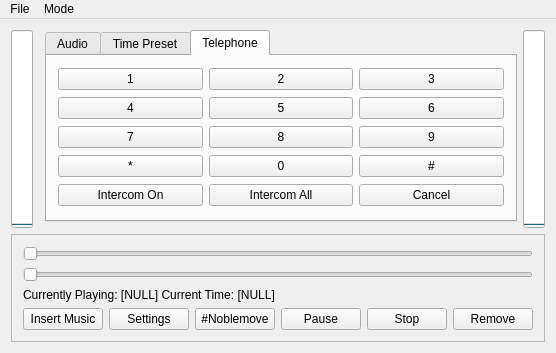
<?xml version="1.0" encoding="UTF-8"?>
<ui version="4.0">
 <class>MainWindow</class>
 <widget class="QMainWindow" name="MainWindow">
  <property name="geometry">
   <rect>
    <x>0</x>
    <y>0</y>
    <width>524</width>
    <height>353</height>
   </rect>
  </property>
  <property name="windowTitle">
   <string>MainWindow</string>
  </property>
  <widget class="QWidget" name="centralWidget">
   <layout class="QGridLayout" name="gridLayout_2">
    <item row="4" column="0" colspan="4">
     <widget class="QFrame" name="frame">
      <property name="statusTip">
       <string/>
      </property>
      <property name="frameShape">
       <enum>QFrame::StyledPanel</enum>
      </property>
      <property name="frameShadow">
       <enum>QFrame::Plain</enum>
      </property>
      <layout class="QGridLayout" name="gridLayout">
       <item row="4" column="5">
        <widget class="QPushButton" name="Remove_Button">
         <property name="text">
          <string>Remove</string>
         </property>
        </widget>
       </item>
       <item row="4" column="2">
        <widget class="QPushButton" name="Secret_Button">
         <property name="text">
          <string>#Noblemove</string>
         </property>
        </widget>
       </item>
       <item row="1" column="0" colspan="6">
        <widget class="QSlider" name="Time_Slider">
         <property name="orientation">
          <enum>Qt::Horizontal</enum>
         </property>
        </widget>
       </item>
       <item row="3" column="0" colspan="6">
        <widget class="QLabel" name="Status_Label">
         <property name="text">
          <string>Currently Playing: [NULL] Current Time: [NULL]</string>
         </property>
        </widget>
       </item>
       <item row="4" column="3">
        <widget class="QPushButton" name="Pause_Button">
         <property name="text">
          <string>Pause</string>
         </property>
        </widget>
       </item>
       <item row="4" column="0">
        <widget class="QPushButton" name="ISound_Button">
         <property name="text">
          <string>Insert Music</string>
         </property>
        </widget>
       </item>
       <item row="4" column="4">
        <widget class="QPushButton" name="Stop_Button">
         <property name="text">
          <string>Stop</string>
         </property>
        </widget>
       </item>
       <item row="4" column="1">
        <widget class="QPushButton" name="Setting_Button">
         <property name="text">
          <string>Settings</string>
         </property>
        </widget>
       </item>
       <item row="0" column="0" colspan="6">
        <widget class="QSlider" name="Speed_Slider">
         <property name="enabled">
          <bool>true</bool>
         </property>
         <property name="minimum">
          <number>1</number>
         </property>
         <property name="maximum">
          <number>255</number>
         </property>
         <property name="orientation">
          <enum>Qt::Horizontal</enum>
         </property>
        </widget>
       </item>
      </layout>
     </widget>
    </item>
    <item row="1" column="0" rowspan="2">
     <widget class="QProgressBar" name="VU_Meter">
      <property name="maximum">
       <number>32</number>
      </property>
      <property name="value">
       <number>0</number>
      </property>
      <property name="textVisible">
       <bool>false</bool>
      </property>
      <property name="orientation">
       <enum>Qt::Vertical</enum>
      </property>
     </widget>
    </item>
    <item row="1" column="3" rowspan="2">
     <widget class="QProgressBar" name="VU_Meter_2">
      <property name="styleSheet">
       <string notr="true"/>
      </property>
      <property name="maximum">
       <number>32</number>
      </property>
      <property name="value">
       <number>0</number>
      </property>
      <property name="textVisible">
       <bool>false</bool>
      </property>
      <property name="orientation">
       <enum>Qt::Vertical</enum>
      </property>
     </widget>
    </item>
    <item row="1" column="2">
     <widget class="QTabWidget" name="tabWidget">
      <property name="currentIndex">
       <number>2</number>
      </property>
      <widget class="QWidget" name="Audio_Tab">
       <attribute name="title">
        <string>Audio</string>
       </attribute>
       <layout class="QGridLayout" name="gridLayout_3">
        <item row="4" column="1">
         <widget class="QPushButton" name="EPlaylist_Button">
          <property name="enabled">
           <bool>false</bool>
          </property>
          <property name="text">
           <string>Edit Playlist</string>
          </property>
         </widget>
        </item>
        <item row="0" column="2" rowspan="5">
         <widget class="QScrollArea" name="scrollArea">
          <property name="frameShape">
           <enum>QFrame::VLine</enum>
          </property>
          <property name="frameShadow">
           <enum>QFrame::Plain</enum>
          </property>
          <property name="lineWidth">
           <number>1</number>
          </property>
          <property name="verticalScrollBarPolicy">
           <enum>Qt::ScrollBarAlwaysOn</enum>
          </property>
          <property name="horizontalScrollBarPolicy">
           <enum>Qt::ScrollBarAlwaysOff</enum>
          </property>
          <property name="sizeAdjustPolicy">
           <enum>QAbstractScrollArea::AdjustIgnored</enum>
          </property>
          <property name="widgetResizable">
           <bool>true</bool>
          </property>
          <widget class="QWidget" name="scrollAreaWidgetContents">
           <property name="geometry">
            <rect>
             <x>0</x>
             <y>0</y>
             <width>322</width>
             <height>144</height>
            </rect>
           </property>
          </widget>
         </widget>
        </item>
        <item row="1" column="1">
         <widget class="QPushButton" name="Next_Button">
          <property name="enabled">
           <bool>false</bool>
          </property>
          <property name="text">
           <string>Next</string>
          </property>
         </widget>
        </item>
        <item row="2" column="1">
         <widget class="QPushButton" name="Previous_Button">
          <property name="enabled">
           <bool>false</bool>
          </property>
          <property name="text">
           <string>Previous</string>
          </property>
         </widget>
        </item>
        <item row="3" column="1">
         <widget class="QPushButton" name="random_Button">
          <property name="enabled">
           <bool>false</bool>
          </property>
          <property name="text">
           <string>Random</string>
          </property>
         </widget>
        </item>
       </layout>
      </widget>
      <widget class="QWidget" name="TimePreset_Tab">
       <attribute name="title">
        <string>Time Preset</string>
       </attribute>
       <layout class="QGridLayout" name="gridLayout_5">
        <item row="0" column="1" rowspan="3">
         <widget class="QScrollArea" name="scrollArea_2">
          <property name="widgetResizable">
           <bool>true</bool>
          </property>
          <widget class="QWidget" name="scrollAreaWidgetContents_2">
           <property name="geometry">
            <rect>
             <x>0</x>
             <y>0</y>
             <width>339</width>
             <height>144</height>
            </rect>
           </property>
          </widget>
         </widget>
        </item>
        <item row="2" column="0">
         <widget class="QPushButton" name="removeTime_Button">
          <property name="text">
           <string>Remove Time</string>
          </property>
         </widget>
        </item>
        <item row="1" column="0">
         <widget class="QPushButton" name="addTime_Button">
          <property name="text">
           <string>Add Time</string>
          </property>
         </widget>
        </item>
       </layout>
      </widget>
      <widget class="QWidget" name="Telephone_Tab">
       <attribute name="title">
        <string>Telephone</string>
       </attribute>
       <layout class="QGridLayout" name="gridLayout_4">
        <item row="1" column="2">
         <widget class="QPushButton" name="six_Button">
          <property name="text">
           <string>6</string>
          </property>
         </widget>
        </item>
        <item row="1" column="1">
         <widget class="QPushButton" name="five_Button">
          <property name="text">
           <string>5</string>
          </property>
         </widget>
        </item>
        <item row="0" column="0">
         <widget class="QPushButton" name="one_Button">
          <property name="toolTip">
           <string>1</string>
          </property>
          <property name="text">
           <string>1</string>
          </property>
         </widget>
        </item>
        <item row="2" column="2">
         <widget class="QPushButton" name="nine_Button">
          <property name="text">
           <string>9</string>
          </property>
         </widget>
        </item>
        <item row="0" column="1">
         <widget class="QPushButton" name="two_Button">
          <property name="text">
           <string>2</string>
          </property>
         </widget>
        </item>
        <item row="1" column="0">
         <widget class="QPushButton" name="four_Button">
          <property name="text">
           <string>4</string>
          </property>
         </widget>
        </item>
        <item row="2" column="0">
         <widget class="QPushButton" name="seven_Button">
          <property name="text">
           <string>7</string>
          </property>
         </widget>
        </item>
        <item row="3" column="0">
         <widget class="QPushButton" name="asterisk_Button">
          <property name="text">
           <string>*</string>
          </property>
         </widget>
        </item>
        <item row="3" column="1">
         <widget class="QPushButton" name="zero_Button">
          <property name="text">
           <string>0</string>
          </property>
         </widget>
        </item>
        <item row="2" column="1">
         <widget class="QPushButton" name="eight_Button">
          <property name="text">
           <string>8</string>
          </property>
         </widget>
        </item>
        <item row="0" column="2">
         <widget class="QPushButton" name="three_Button">
          <property name="text">
           <string>3</string>
          </property>
         </widget>
        </item>
        <item row="3" column="2">
         <widget class="QPushButton" name="hash_Button">
          <property name="text">
           <string>#</string>
          </property>
         </widget>
        </item>
        <item row="4" column="0">
         <widget class="QPushButton" name="intercomOn_Button">
          <property name="text">
           <string>Intercom On</string>
          </property>
         </widget>
        </item>
        <item row="4" column="1">
         <widget class="QPushButton" name="intercomAll_Button">
          <property name="text">
           <string>Intercom All</string>
          </property>
         </widget>
        </item>
        <item row="4" column="2">
         <widget class="QPushButton" name="intercomCancel_Button">
          <property name="text">
           <string>Cancel</string>
          </property>
         </widget>
        </item>
       </layout>
      </widget>
     </widget>
    </item>
   </layout>
  </widget>
  <widget class="QMenuBar" name="menuBar">
   <property name="geometry">
    <rect>
     <x>0</x>
     <y>0</y>
     <width>524</width>
     <height>21</height>
    </rect>
   </property>
   <widget class="QMenu" name="menuFile">
    <property name="title">
     <string>File</string>
    </property>
    <addaction name="actionInsert_Sound"/>
    <addaction name="actionOpen_Preset"/>
    <addaction name="actionSave_Preset"/>
   </widget>
   <widget class="QMenu" name="menuMode">
    <property name="title">
     <string>Mode</string>
    </property>
    <addaction name="actionPlaylist_Mode"/>
    <addaction name="actionSoundBoard_Mode"/>
   </widget>
   <addaction name="menuFile"/>
   <addaction name="menuMode"/>
  </widget>
  <action name="actionOpen_Preset">
   <property name="text">
    <string>Open Preset</string>
   </property>
  </action>
  <action name="actionSave_Preset">
   <property name="text">
    <string>Save Preset</string>
   </property>
  </action>
  <action name="actionSoundBoard_Mode">
   <property name="text">
    <string>Soundboard Mode</string>
   </property>
  </action>
  <action name="actionPlaylist_Mode">
   <property name="text">
    <string>Playlist Mode</string>
   </property>
  </action>
  <action name="actionInsert_Sound">
   <property name="text">
    <string>Insert Music</string>
   </property>
  </action>
 </widget>
 <layoutdefault spacing="6" margin="11"/>
 <resources/>
 <connections/>
</ui>
